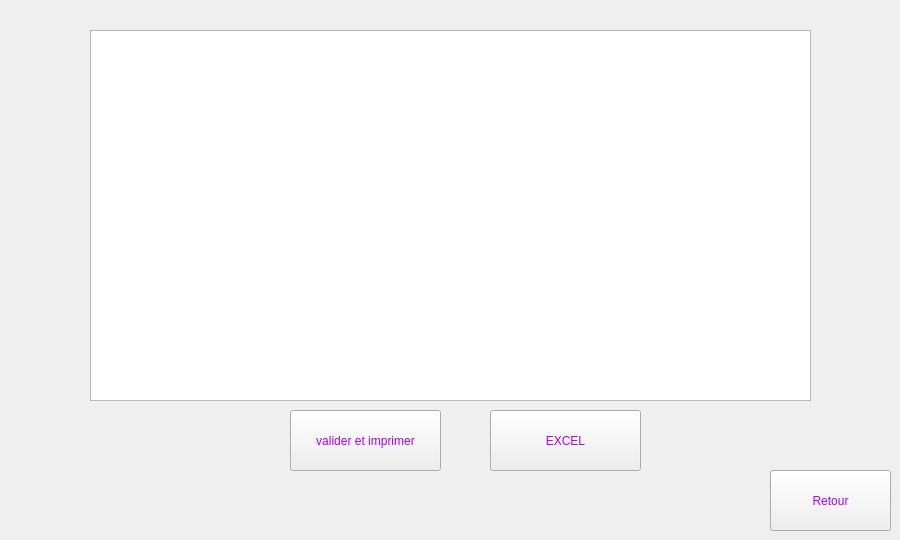
    <widget class="QWidget" name="excel_imp_demande">
     <widget class="QPushButton" name="pb_printIM">
      <property name="geometry">
       <rect>
        <x>290</x>
        <y>410</y>
        <width>151</width>
        <height>61</height>
       </rect>
      </property>
      <property name="styleSheet">
       <string notr="true">color: rgb(170, 0, 255);</string>
      </property>
      <property name="text">
       <string>valider et imprimer</string>
      </property>
     </widget>
     <widget class="QPushButton" name="pb_excelIM">
      <property name="geometry">
       <rect>
        <x>490</x>
        <y>410</y>
        <width>151</width>
        <height>61</height>
       </rect>
      </property>
      <property name="styleSheet">
       <string notr="true">color: rgb(170, 0, 255);</string>
      </property>
      <property name="text">
       <string>EXCEL</string>
      </property>
     </widget>
     <widget class="QTableView" name="affichage_3">
      <property name="geometry">
       <rect>
        <x>90</x>
        <y>30</y>
        <width>721</width>
        <height>371</height>
       </rect>
      </property>
     </widget>
     <widget class="QPushButton" name="pb_r5">
      <property name="geometry">
       <rect>
        <x>770</x>
        <y>470</y>
        <width>121</width>
        <height>61</height>
       </rect>
      </property>
      <property name="styleSheet">
       <string notr="true">color: rgb(170, 0, 255);</string>
      </property>
      <property name="text">
       <string>Retour</string>
      </property>
     </widget>
    </widget>
